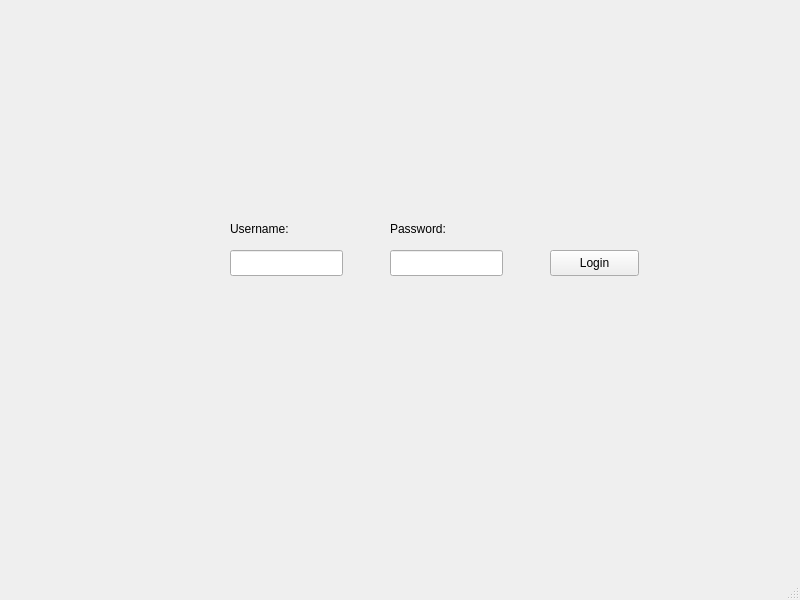
<?xml version="1.0" encoding="UTF-8"?>
<ui version="4.0">
 <class>LoginWindow</class>
 <widget class="QMainWindow" name="LoginWindow">
  <property name="geometry">
   <rect>
    <x>0</x>
    <y>0</y>
    <width>800</width>
    <height>600</height>
   </rect>
  </property>
  <property name="windowTitle">
   <string>Login</string>
  </property>
  <widget class="QWidget" name="centralwidget">
   <widget class="QLabel" name="uname_label">
    <property name="geometry">
     <rect>
      <x>230</x>
      <y>220</y>
      <width>81</width>
      <height>17</height>
     </rect>
    </property>
    <property name="text">
     <string>Username:</string>
    </property>
   </widget>
   <widget class="QLabel" name="pword_label">
    <property name="geometry">
     <rect>
      <x>390</x>
      <y>220</y>
      <width>91</width>
      <height>17</height>
     </rect>
    </property>
    <property name="text">
     <string>Password:</string>
    </property>
   </widget>
   <widget class="QPushButton" name="login">
    <property name="geometry">
     <rect>
      <x>550</x>
      <y>250</y>
      <width>89</width>
      <height>26</height>
     </rect>
    </property>
    <property name="text">
     <string>Login</string>
    </property>
   </widget>
   <widget class="QLineEdit" name="username">
    <property name="geometry">
     <rect>
      <x>230</x>
      <y>250</y>
      <width>113</width>
      <height>26</height>
     </rect>
    </property>
   </widget>
   <widget class="QLineEdit" name="password">
    <property name="geometry">
     <rect>
      <x>390</x>
      <y>250</y>
      <width>113</width>
      <height>26</height>
     </rect>
    </property>
   </widget>
  </widget>
  <widget class="QStatusBar" name="statusbar"/>
 </widget>
 <resources/>
 <connections/>
</ui>
